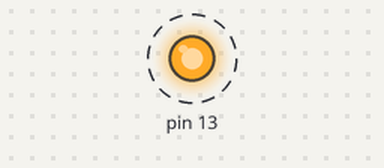
The sketch below on a simulated Arduino Uno, built with avr-gcc and run on an emulated ATmega328P. Parts: output pins drawn as LEDs (lit = HIGH). Dashed ring = blinking. What the sketch prints to the serial monitor is not drawn.

Above: at 0.1 s.
Timing chart, 0 to 3.0 s (numbered marks = the images above):
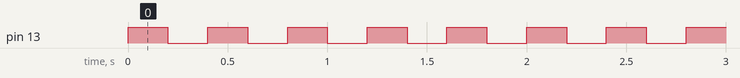

Measured:
- by itself, pin 13: alternates HIGH for 0.20 s and LOW for 0.20 s

The sketch:

timer_vypis_hw.ino
```cpp
// tu je jednoduchy priklad na vyuzitie casovaca c.1
// potrebujete mat nainstalovanu kniznicu TimerOne

#include <TimerOne.h>


void setup()
{
    Timer1.initialize(100000);
    Serial.begin(115200);
    Timer1.attachInterrupt( vypisuj );
    pinMode(13, OUTPUT);
}

void vypisuj()
{
    Serial.print("*");
}

void loop()
{
    digitalWrite(13, 1);
    delay(200);
    digitalWrite(13, 0);
    delay(200);
}
```
